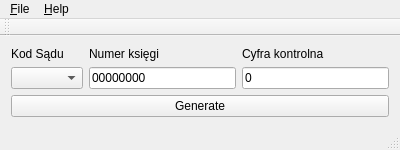
<?xml version="1.0" encoding="UTF-8"?>
<ui version="4.0">
 <class>MainWindow</class>
 <widget class="QMainWindow" name="MainWindow">
  <property name="geometry">
   <rect>
    <x>0</x>
    <y>0</y>
    <width>400</width>
    <height>131</height>
   </rect>
  </property>
  <property name="windowTitle">
   <string>MainWindow</string>
  </property>
  <widget class="QWidget" name="centralWidget">
   <layout class="QVBoxLayout" name="verticalLayout">
    <item>
     <layout class="QHBoxLayout" name="horizontalLayout">
      <item>
       <layout class="QVBoxLayout" name="verticalLayout_2">
        <item>
         <widget class="QLabel" name="label">
          <property name="text">
           <string>Kod Sądu</string>
          </property>
         </widget>
        </item>
        <item>
         <widget class="QComboBox" name="cbKodSadu">
          <property name="sizePolicy">
           <sizepolicy hsizetype="Minimum" vsizetype="Fixed">
            <horstretch>0</horstretch>
            <verstretch>0</verstretch>
           </sizepolicy>
          </property>
         </widget>
        </item>
       </layout>
      </item>
      <item>
       <layout class="QVBoxLayout" name="verticalLayout_3">
        <item>
         <widget class="QLabel" name="label_2">
          <property name="text">
           <string>Numer księgi</string>
          </property>
         </widget>
        </item>
        <item>
         <widget class="QLineEdit" name="leNumerKsiegi">
          <property name="inputMask">
           <string>99999999; </string>
          </property>
          <property name="text">
           <string>00000000</string>
          </property>
         </widget>
        </item>
       </layout>
      </item>
      <item>
       <layout class="QVBoxLayout" name="verticalLayout_4">
        <item>
         <widget class="QLabel" name="label_3">
          <property name="text">
           <string>Cyfra kontrolna</string>
          </property>
         </widget>
        </item>
        <item>
         <widget class="QLineEdit" name="leCyfraKontrolna">
          <property name="inputMask">
           <string>9; </string>
          </property>
          <property name="text">
           <string>0</string>
          </property>
          <property name="frame">
           <bool>true</bool>
          </property>
          <property name="readOnly">
           <bool>true</bool>
          </property>
         </widget>
        </item>
       </layout>
      </item>
     </layout>
    </item>
    <item>
     <widget class="QPushButton" name="cmdGeneruj">
      <property name="text">
       <string>Generate</string>
      </property>
     </widget>
    </item>
    <item>
     <spacer name="verticalSpacer">
      <property name="orientation">
       <enum>Qt::Vertical</enum>
      </property>
      <property name="sizeHint" stdset="0">
       <size>
        <width>20</width>
        <height>40</height>
       </size>
      </property>
     </spacer>
    </item>
   </layout>
  </widget>
  <widget class="QMenuBar" name="menuBar">
   <property name="geometry">
    <rect>
     <x>0</x>
     <y>0</y>
     <width>400</width>
     <height>20</height>
    </rect>
   </property>
   <widget class="QMenu" name="menu_File">
    <property name="title">
     <string>&amp;File</string>
    </property>
    <addaction name="action_Exit"/>
   </widget>
   <widget class="QMenu" name="menu_Help">
    <property name="title">
     <string>&amp;Help</string>
    </property>
    <addaction name="action_About"/>
   </widget>
   <addaction name="menu_File"/>
   <addaction name="menu_Help"/>
  </widget>
  <widget class="QToolBar" name="mainToolBar">
   <attribute name="toolBarArea">
    <enum>TopToolBarArea</enum>
   </attribute>
   <attribute name="toolBarBreak">
    <bool>false</bool>
   </attribute>
  </widget>
  <widget class="QStatusBar" name="statusBar"/>
  <action name="action_About">
   <property name="text">
    <string>&amp;About</string>
   </property>
  </action>
  <action name="action_Exit">
   <property name="text">
    <string>&amp;Exit</string>
   </property>
  </action>
 </widget>
 <layoutdefault spacing="6" margin="11"/>
 <resources/>
 <connections/>
</ui>
